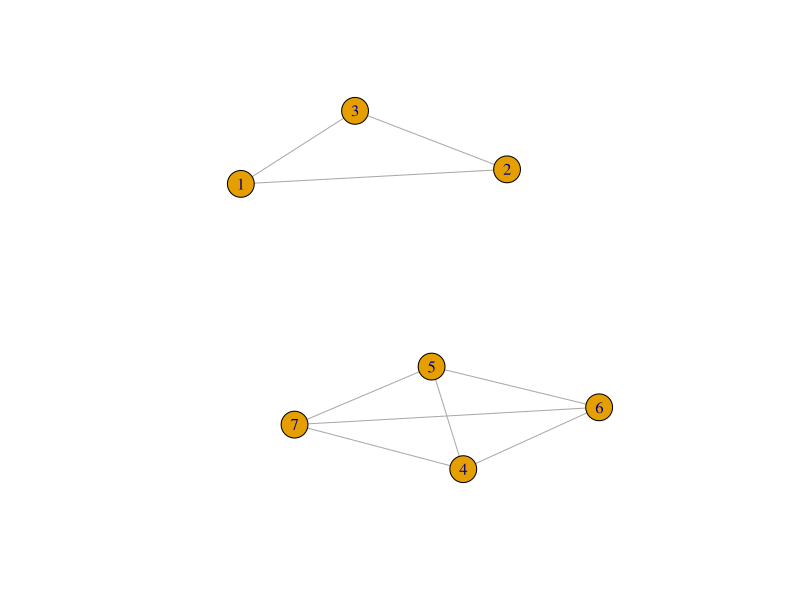

Recreate this plot in R.
## ---- chunk 1
library(igraph)
x = matrix(0, 7, 7)
x[0:3,0:3] = 1
x[4:7,4:7] = 1
diag(x) = 0

plot(graph.adjacency(x, mode='undirected'))
